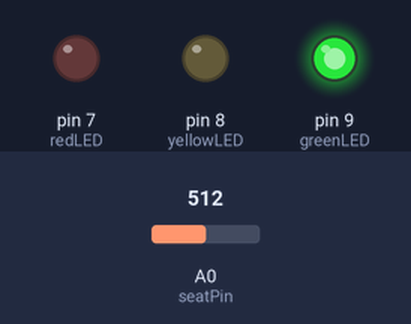
Bench run of a sketch on a simulated Arduino Uno, built with avr-gcc and run on an emulated ATmega328P. Parts: output pins drawn as LEDs (lit = HIGH). The inputs (shaded band) are chosen by the test bench; at power-on: A0 (seatPin) = 512. What the sketch prints to the serial monitor is not drawn.

Above: at 1.2 s.
1.3 s: A0 (seatPin) set to 504
At 1.9 s:
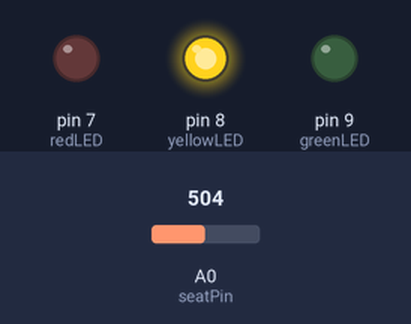
2.8 s: A0 (seatPin) set to 522
At 4.1 s:
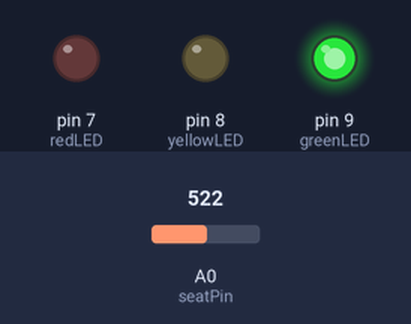
Timing chart, 0 to 5.8 s (numbered marks = the images above; inputs shaded):
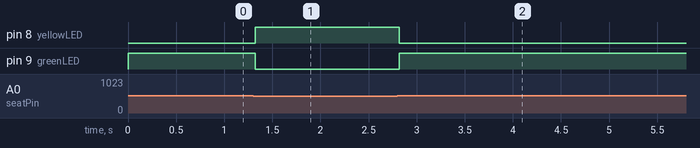

The sketch:

UDIGroup4Test1.ino
```cpp
//DOING -> TRACK HOW LONG SEAT HAS BEEN IN CURRENT STATE FOR

#define seatPin A0
#define redLED 7
#define yellowLED 8
#define greenLED 9

bool previousSeatState = true; // assumes person sitting down at the start (lazy)
bool currentSeatState;

const unsigned short engageTime = 5000; // 5 seconds of no one being on the seat

unsigned short sensorThreshold = 512; // change depending on sensor response
// ADD CALIBRATION (press button whilst seated to read how much the person + seat weighs)
const unsigned short pressureCheckInterval = 200; // making these unsigned shorts is bad practice probably maybe but it'll be fine

// const int arraySize = engageTime/pressureCheckInterval;
// bool prevSeatStates[arraySize];

unsigned long previousCycleTime;
unsigned long seatTime;
unsigned long seatChangeStateTime;

bool checkSeat();

void setup() {
  // put your setup code here, to run once:
  Serial.begin(9600);

  pinMode(seatPin, INPUT);
  pinMode(redLED, OUTPUT);
  pinMode(yellowLED, OUTPUT);
  pinMode(greenLED, OUTPUT);

  digitalWrite(greenLED, LOW);
  digitalWrite(yellowLED, LOW);
  digitalWrite(redLED, LOW);

  unsigned long startTime = millis();
  previousCycleTime = startTime;
  seatChangeStateTime = startTime;

  Serial.println("System Engaged");
  Serial.println("Initial Conditions: ");
  Serial.println("Time: " + startTime);
  }

void loop() {
  // put your main code here, to run repeatedly:
  long newCycleTime = millis();

  // CHECK SEAT EVERY pressureCheckInterval MILLISECONDS
  if ((newCycleTime - previousCycleTime) <= pressureCheckInterval) {
    Serial.println("New Cycle at Time: " + newCycleTime);
    currentSeatState = checkSeat();

    //check if state is different than before
    if (currentSeatState == previousSeatState) { // same state as before
      seatTime = newCycleTime - seatChangeStateTime;

      if ((currentSeatState == true)) { // state is positive (person is sitting)
        digitalWrite(greenLED, HIGH);
        digitalWrite(yellowLED, LOW);
        digitalWrite(redLED, LOW);

      } else { // state is negative (person not sitting)
        // now check if its been engageTime milliseconds
        if (seatTime >= engageTime){ // seat has been off for more than engageTime milliseconds
          digitalWrite(greenLED, LOW);
          digitalWrite(yellowLED, LOW);
          digitalWrite(redLED, HIGH);
        } else { // seat has been off but not long enough
          digitalWrite(greenLED, LOW);
          digitalWrite(yellowLED, HIGH);
          digitalWrite(redLED, LOW);
        }
      }
    } else { // different state than before
      previousSeatState = currentSeatState; // <- should do nothing
      seatChangeStateTime = newCycleTime;
      seatTime = 0; // seat just changed state and has been in new state for 0 milliseconds
    }


  }
  //prepare for next iteration
  previousSeatState = currentSeatState;
  previousCycleTime = newCycleTime;
  Serial.println("SeatTime: " + seatTime);
}

bool checkSeat() {
  int sensorValue = analogRead(seatPin); // -> resistance directly(?) proportional to force applied
  if(sensorValue >= sensorThreshold) {
    Serial.println("Person Detected, Value: " + sensorValue);
    return true;
  } else {
    Serial.println("Person NOT Detected, Value: " + sensorValue);
    return false;
  }
}
```

Measured:
- the behaviour switches between 512 and 511 on A0 (seatPin) (found by bisection; images 0 and 1)
- after the input at 1.3 s, pin 8 (yellowLED): LOW → HIGH at once; pin 9 (greenLED): HIGH → LOW at once
- after the input at 2.8 s, pin 7 (redLED): stays LOW (without the input it goes to HIGH after 3.5 s); pin 8 (yellowLED): HIGH → LOW after 0.02 s instead of 3.5 s; pin 9 (greenLED): LOW → HIGH at once
